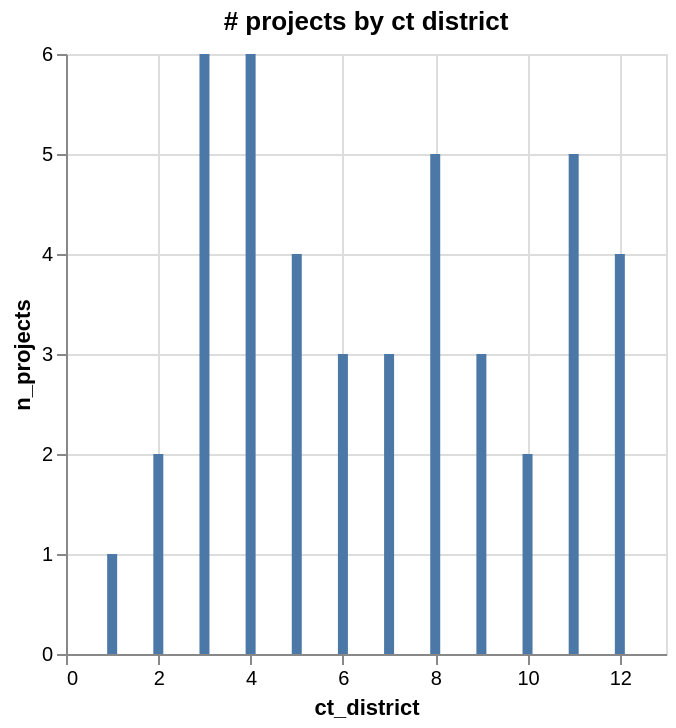

Notebook cell for this chart:
### Markdown cell above
#### Customizing
* `altair` offers an endless ways to amp up the personality of your chart.
* Additionally, the chart above without a title and legend is a data visualization "taboo" and the dull blue is uninspiring. 

#### Add a title
* You can do so within  `.Chart()`
`alt.Chart(source,  title="your_title_here").mark_bar().encode(x='a',y='b')`

### Code cell
alt.Chart(district_summary_to_plot, title="# projects by ct district").mark_bar().encode(
    x="ct_district", y="n_projects"
)

### Figure 1 — Vega-Lite specification as saved in the notebook (floating-point values rounded to 4 significant figures)
{"config": {"view": {"continuousWidth": 300, "continuousHeight": 300}}, "data": {"name": "data-fe61ab74781d740c8dcafb218051dfa5"}, "mark": {"type": "bar"}, "encoding": {"x": {"field": "ct_district", "type": "quantitative"}, "y": {"field": "n_projects", "type": "quantitative"}}, "title": "# projects by ct district", "$schema": "https://vega.github.io/schema/vega-lite/v5.20.1.json", "datasets": {"data-fe61ab74781d740c8dcafb218051dfa5": [{"ct_district": 1, "n_projects": 1, "max_overall_score": 72, "min_overall_score": 72, "mean_overall_score": 72.0, "median_overall_score": 72.0}, {"ct_district": 2, "n_projects": 2, "max_overall_score": 63, "min_overall_score": 60, "mean_overall_score": 61.5, "median_overall_score": 61.5}, {"ct_district": 3, "n_projects": 6, "max_overall_score": 97, "min_overall_score": 54, "mean_overall_score": 77.67, "median_overall_score": 80.5}, {"ct_district": 4, "n_projects": 6, "max_overall_score": 97, "min_overall_score": 60, "mean_overall_score": 73.17, "median_overall_score": 70.5}, {"ct_district": 5, "n_projects": 4, "max_overall_score": 98, "min_overall_score": 58, "mean_overall_score": 77.5, "median_overall_score": 77.0}, {"ct_district": 6, "n_projects": 3, "max_overall_score": 77, "min_overall_score": 63, "mean_overall_score": 70.67, "median_overall_score": 72.0}, {"ct_district": 7, "n_projects": 3, "max_overall_score": 94, "min_overall_score": 79, "mean_overall_score": 85.0, "median_overall_score": 82.0}, {"ct_district": 8, "n_projects": 5, "max_overall_score": 85, "min_overall_score": 66, "mean_overall_score": 75.2, "median_overall_score": 73.0}, {"ct_district": 9, "n_projects": 3, "max_overall_score": 87, "min_overall_score": 67, "mean_overall_score": 76.33, "median_overall_score": 75.0}, {"ct_district": 10, "n_projects": 2, "max_overall_score": 86, "min_overall_score": 59, "mean_overall_score": 72.5, "median_overall_score": 72.5}, {"ct_district": 11, "n_projects": 5, "max_overall_score": 89, "min_overall_score": 55, "mean_overall_score": 74.6, "median_overall_score": 75.0}, {"ct_district": 12, "n_projects": 4, "max_overall_score": 97, "min_overall_score": 60, "mean_overall_score": 75.5, "median_overall_score": 72.5}]}}
